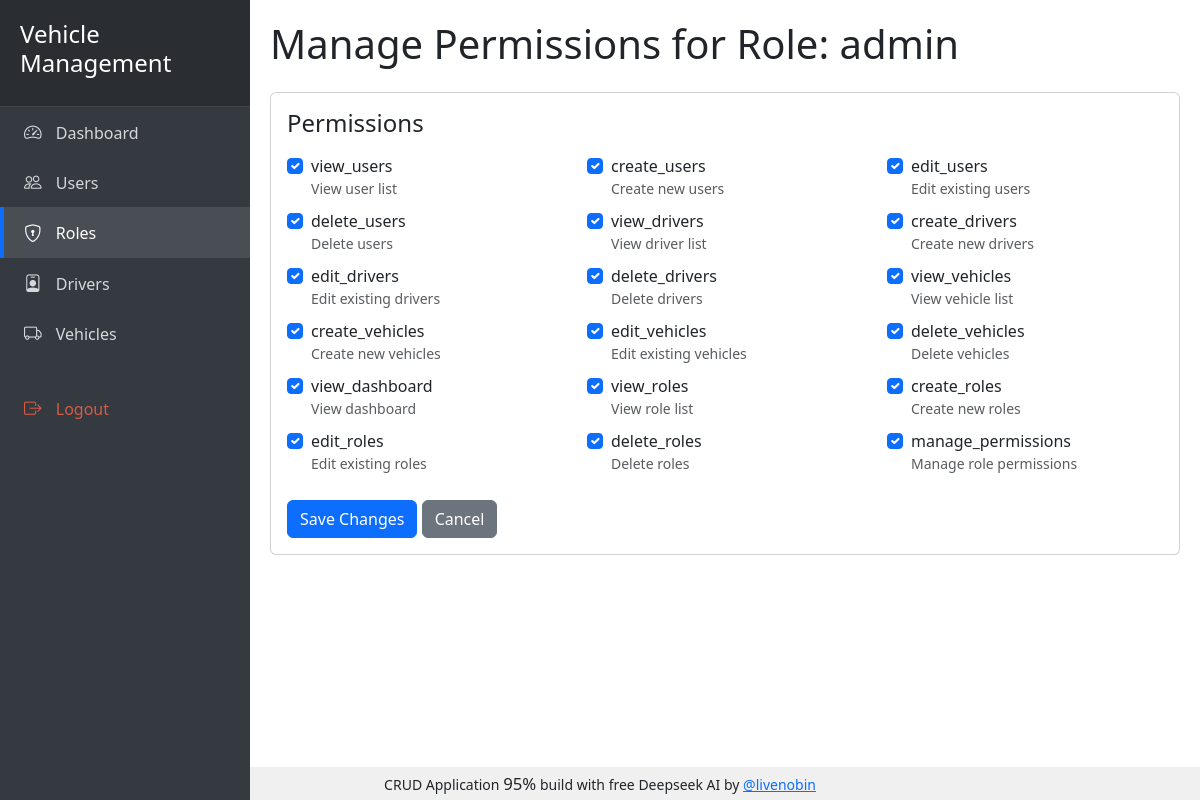
Page /roles/permissions/1 (signed in) on the committed database.
### tables this page shows
CREATE TABLE `roles` (
  `id` int(11) NOT NULL AUTO_INCREMENT,
  `name` varchar(50) NOT NULL,
  `description` varchar(255) DEFAULT NULL,
  PRIMARY KEY (`id`),
  UNIQUE KEY `name` (`name`)
);

CREATE TABLE `permissions` (
  `id` int(11) NOT NULL AUTO_INCREMENT,
  `name` varchar(50) NOT NULL,
  `description` varchar(255) DEFAULT NULL,
  PRIMARY KEY (`id`),
  UNIQUE KEY `name` (`name`)
);

### application/core/MY_Controller.php (called while the page is built, shortened)
<?php
class MY_Controller extends CI_Controller {
    public function __construct()
    {
        $this->load->model('Role_model');
        $this->load->model('Permission_model');
    }
    protected function render($view, $data = array()) {
            $data['user_role'] = $this->session->userdata('role');
			$data['user_permissions'] = $this->session->userdata('permissions') ?: array();
			$this->load->view('templates/header', $data);
			$this->load->view($view, $data);
			$this->load->view('templates/footer');
    }
}

### application/controllers/Roles.php (called while the page is built, shortened)
<?php
class Roles extends MY_Controller {
    public function permissions($role_id) {
        $data['role'] = $this->Role_model->get_role($role_id);
        $data['permissions'] = $this->Permission_model->get_permissions();
        $data['role_permissions'] = $this->Role_model->get_role_permissions($role_id);
        $data['title'] = 'Manage Role Permissions';
        $this->render('roles/permissions', $data);
    }
}

### index.php (called while the page is built, shortened)
<?php
require_once BASEPATH.'core/CodeIgniter.php';

### application/models/Role_model.php (called while the page is built, shortened)
<?php
class Role_model extends CI_Model {
    public function get_role($id) {
        $this->db->where('id', $id);
        return $this->db->get('roles')->row();
    }
    public function get_role_permissions($role_id) {
        $this->db->select('permissions.*');
        $this->db->from('role_permissions');
        $this->db->join('permissions', 'permissions.id = role_permissions.permission_id');
        $this->db->where('role_permissions.role_id', $role_id);
        return $this->db->get()->result();
    }
}

### application/models/Permission_model.php (called while the page is built, shortened)
<?php
class Permission_model extends CI_Model {
    public function get_permissions() {
        return $this->db->get('permissions')->result();
    }
}

### application/views/roles/permissions.php (the view)
<h1 class="mb-4">Manage Permissions for Role: <?php echo $role->name; ?></h1>
<div class="card">
    <div class="card-body">
        <form method="post">
            <h4 class="mb-3">Permissions</h4>
            <div class="row">
                <?php foreach($permissions as $permission): ?>
                <div class="col-md-4 mb-2">
                    <div class="form-check">
                        <input class="form-check-input" type="checkbox"
                               id="perm_<?php echo $permission->id; ?>"
                               name="permissions[]"
                               value="<?php echo $permission->id; ?>"
                               <?php
                                   foreach($role_permissions as $rp) {
                                       if($rp->id == $permission->id) {
                                           echo 'checked';
                                           break;
                                       }
                                   }
                               ?>>
                        <label class="form-check-label" for="perm_<?php echo $permission->id; ?>">
                            <?php echo $permission->name; ?>
                        </label>
                        <small class="d-block text-muted"><?php echo $permission->description; ?></small>
                    </div>
                </div>
                <?php endforeach; ?>
            </div>
            <button type="submit" class="btn btn-primary mt-3">Save Changes</button>
            <a href="<?php echo base_url('roles'); ?>" class="btn btn-secondary mt-3">Cancel</a>
        </form>
    </div>
</div>

### application/views/templates/header.php (shortened to what this page needs)
<!DOCTYPE html>
<html lang="en">
<head>
    <link rel="stylesheet" href="https://cdn.jsdelivr.net/npm/bootstrap@5.3.0/dist/css/bootstrap.min.css">
    <link rel="stylesheet" href="https://cdn.datatables.net/1.13.6/css/dataTables.bootstrap5.min.css">
    <link rel="stylesheet" href="https://cdn.jsdelivr.net/npm/bootstrap-icons@1.10.0/font/bootstrap-icons.css">
    <link rel="stylesheet" href="https://cdn.datatables.net/responsive/2.5.0/css/responsive.dataTables.min.css">
</head>
<body>
    <div class="sidebar" id="sidebar">
        <div class="sidebar-header">
            <h4>Vehicle Management</h4>
        </div>
        <ul class="nav flex-column">
            <li class="nav-item">
                <a class="nav-link <?php echo (strpos(current_url(), 'dashboard') !== false ? 'active' : ''); ?>" href="<?php echo base_url('dashboard'); ?>">
                    <i class="bi bi-speedometer2"></i> Dashboard
                </a>
            </li>
            <?php if(in_array('view_users', $user_permissions)): ?>
            <li class="nav-item">
                <a class="nav-link <?php echo (strpos(current_url(), 'users') !== false ? 'active' : ''); ?>" href="<?php echo base_url('users'); ?>">
                    <i class="bi bi-people"></i> Users
                </a>
            </li>
            <?php endif; ?>
            <?php if(in_array('view_roles', $user_permissions)): ?>
            <li class="nav-item">
                <a class="nav-link <?php echo (strpos(current_url(), 'roles') !== false ? 'active' : ''); ?>" href="<?php echo base_url('roles'); ?>">
                    <i class="bi bi-shield-lock"></i> Roles
                </a>
            </li>
            <?php endif; ?>
            <?php if(in_array('view_drivers', $user_permissions)): ?>
            <li class="nav-item">
                <a class="nav-link <?php echo (strpos(current_url(), 'drivers') !== false ? 'active' : ''); ?>" href="<?php echo base_url('drivers'); ?>">
                    <i class="bi bi-person-badge"></i> Drivers
                </a>
            </li>
            <?php endif; ?>
            <?php if(in_array('view_vehicles', $user_permissions)): ?>
            <li class="nav-item">
                <a class="nav-link <?php echo (strpos(current_url(), 'vehicles') !== false ? 'active' : ''); ?>" href="<?php echo base_url('vehicles'); ?>">
                    <i class="bi bi-truck"></i> Vehicles
                </a>
            </li>
            <?php endif; ?>
            <li class="nav-item mt-4">
                <a class="nav-link logout" href="<?php echo base_url('auth/logout'); ?>">
                    <i class="bi bi-box-arrow-right"></i> Logout
                </a>
            </li>
        </ul>
    </div>
	<div class="main-content" id="mainContent">

### application/views/templates/footer.php (shortened to what this page needs)
                <div class="col-md-12" style="position: fixed; bottom: 0; left: 0; width: 100%; background-color: #f0f0f0; text-align: center; padding: 4px;margin-top: 35px;">
                  <small>CRUD Application <big>95%</big> build with free Deepseek AI by <a target="_blank" href="https://x.com/livenobin">@livenobin</a></small>
                </div>
        </div>
</body>
</html>

### application/views/templates/header.php (style rules this page uses)
.sidebar { min-height: 100vh; background-color: #343a40; padding: 0; transition: all 0.3s; position: fixed; z-index: 1000; width: 250px; }
.sidebar .nav-link { color: rgba(255, 255, 255, 0.8); padding: 12px 20px; border-left: 4px solid transparent; }
.sidebar .nav-link:hover, .sidebar .nav-link.active { color: white; background-color: rgba(255, 255, 255, 0.1); border-left: 4px solid #0d6efd; }
.sidebar .nav-link i { margin-right: 10px; font-size: 1.1rem; }
.sidebar .nav-item .logout { color: rgba(255, 99, 71, 0.8); }
.sidebar-header { padding: 20px; background-color: rgba(0, 0, 0, 0.2); color: white; border-bottom: 1px solid rgba(255, 255, 255, 0.1); }
.main-content { margin-left: 250px; padding: 20px; transition: all 0.3s; }

### rows in the picture
roles: name "admin"
permissions: id "☑", name "view_users", description "View user list"
permissions: name "create_users", description "Create new users"
permissions: name "edit_users", description "Edit existing users"
permissions: name "delete_users", description "Delete users"
permissions: name "view_drivers", description "View driver list"
permissions: name "create_drivers", description "Create new drivers"
permissions: name "edit_drivers", description "Edit existing drivers"
permissions: name "delete_drivers", description "Delete drivers"
permissions: name "view_vehicles", description "View vehicle list"
permissions: name "create_vehicles", description "Create new vehicles"
permissions: name "edit_vehicles", description "Edit existing vehicles"
permissions: name "delete_vehicles", description "Delete vehicles"
permissions: name "view_dashboard", description "View dashboard"
permissions: name "view_roles", description "View role list"
permissions: name "create_roles", description "Create new roles"
permissions: name "edit_roles", description "Edit existing roles"
permissions: name "delete_roles", description "Delete roles"
permissions: name "manage_permissions", description "Manage role permissions"
